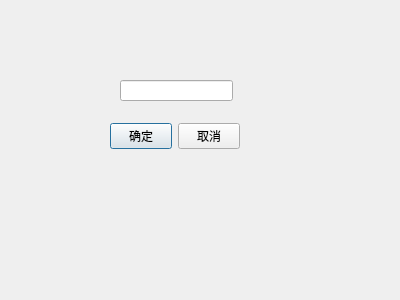
<?xml version="1.0" encoding="UTF-8"?>
<ui version="4.0">
 <class>Dialog</class>
 <widget class="QDialog" name="Dialog">
  <property name="geometry">
   <rect>
    <x>0</x>
    <y>0</y>
    <width>400</width>
    <height>300</height>
   </rect>
  </property>
  <property name="windowTitle">
   <string>Dialog</string>
  </property>
  <widget class="QLineEdit" name="lineEditDialog">
   <property name="geometry">
    <rect>
     <x>120</x>
     <y>80</y>
     <width>113</width>
     <height>21</height>
    </rect>
   </property>
  </widget>
  <widget class="QWidget" name="">
   <property name="geometry">
    <rect>
     <x>110</x>
     <y>120</y>
     <width>130</width>
     <height>32</height>
    </rect>
   </property>
   <layout class="QHBoxLayout" name="horizontalLayout">
    <item>
     <widget class="QPushButton" name="pushButtonOk">
      <property name="text">
       <string>确定</string>
      </property>
     </widget>
    </item>
    <item>
     <widget class="QPushButton" name="pushButtonCancel">
      <property name="text">
       <string>取消</string>
      </property>
     </widget>
    </item>
   </layout>
  </widget>
 </widget>
 <resources/>
 <connections>
  <connection>
   <sender>pushButtonOk</sender>
   <signal>clicked()</signal>
   <receiver>Dialog</receiver>
   <slot>accept()</slot>
   <hints>
    <hint type="sourcelabel">
     <x>139</x>
     <y>135</y>
    </hint>
    <hint type="destinationlabel">
     <x>199</x>
     <y>149</y>
    </hint>
   </hints>
  </connection>
  <connection>
   <sender>pushButtonCancel</sender>
   <signal>clicked()</signal>
   <receiver>Dialog</receiver>
   <slot>reject()</slot>
   <hints>
    <hint type="sourcelabel">
     <x>210</x>
     <y>135</y>
    </hint>
    <hint type="destinationlabel">
     <x>199</x>
     <y>149</y>
    </hint>
   </hints>
  </connection>
 </connections>
</ui>
